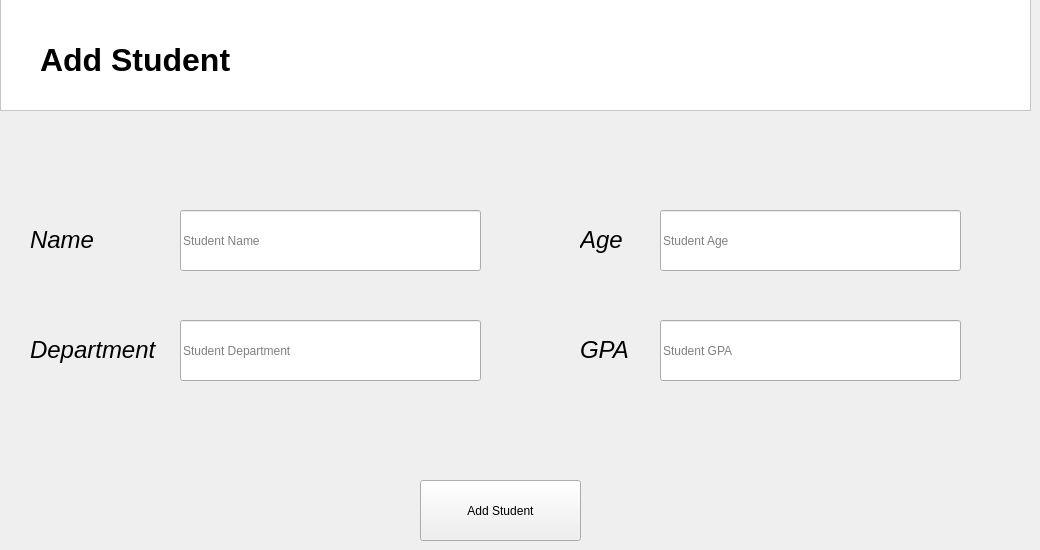
    <widget class="QWidget" name="add_student_page">
     <widget class="QFrame" name="frame_title_2">
      <property name="geometry">
       <rect>
        <x>0</x>
        <y>-10</y>
        <width>1031</width>
        <height>121</height>
       </rect>
      </property>
      <property name="styleSheet">
       <string notr="true">background-color: rgb(255, 255, 255);</string>
      </property>
      <property name="frameShape">
       <enum>QFrame::Shape::StyledPanel</enum>
      </property>
      <property name="frameShadow">
       <enum>QFrame::Shadow::Raised</enum>
      </property>
      <widget class="QLabel" name="label_title">
       <property name="geometry">
        <rect>
         <x>40</x>
         <y>40</y>
         <width>441</width>
         <height>61</height>
        </rect>
       </property>
       <property name="text">
        <string>&lt;html&gt;&lt;head/&gt;&lt;body&gt;&lt;p&gt;&lt;span style=&quot; font-size:24pt; font-weight:700;&quot;&gt;Add Student&lt;/span&gt;&lt;/p&gt;&lt;/body&gt;&lt;/html&gt;</string>
       </property>
      </widget>
     </widget>
     <widget class="QLineEdit" name="field_name">
      <property name="geometry">
       <rect>
        <x>180</x>
        <y>210</y>
        <width>301</width>
        <height>61</height>
       </rect>
      </property>
      <property name="placeholderText">
       <string>Student Name</string>
      </property>
     </widget>
     <widget class="QLabel" name="label_24">
      <property name="geometry">
       <rect>
        <x>30</x>
        <y>210</y>
        <width>81</width>
        <height>61</height>
       </rect>
      </property>
      <property name="styleSheet">
       <string notr="true">background-color: transparent;</string>
      </property>
      <property name="text">
       <string>&lt;html&gt;&lt;head/&gt;&lt;body&gt;&lt;p&gt;&lt;span style=&quot; font-size:18pt; font-style:italic;&quot;&gt;Name&lt;/span&gt;&lt;/p&gt;&lt;/body&gt;&lt;/html&gt;</string>
      </property>
     </widget>
     <widget class="QLabel" name="label_25">
      <property name="geometry">
       <rect>
        <x>580</x>
        <y>210</y>
        <width>81</width>
        <height>61</height>
       </rect>
      </property>
      <property name="styleSheet">
       <string notr="true">background-color: transparent;</string>
      </property>
      <property name="text">
       <string>&lt;html&gt;&lt;head/&gt;&lt;body&gt;&lt;p&gt;&lt;span style=&quot; font-size:18pt; font-style:italic;&quot;&gt;Age&lt;/span&gt;&lt;/p&gt;&lt;/body&gt;&lt;/html&gt;</string>
      </property>
     </widget>
     <widget class="QLineEdit" name="field_age">
      <property name="geometry">
       <rect>
        <x>660</x>
        <y>210</y>
        <width>301</width>
        <height>61</height>
       </rect>
      </property>
      <property name="cursor">
       <cursorShape>IBeamCursor</cursorShape>
      </property>
      <property name="placeholderText">
       <string>Student Age</string>
      </property>
     </widget>
     <widget class="QLabel" name="label_26">
      <property name="geometry">
       <rect>
        <x>30</x>
        <y>320</y>
        <width>151</width>
        <height>61</height>
       </rect>
      </property>
      <property name="styleSheet">
       <string notr="true">background-color: transparent;</string>
      </property>
      <property name="text">
       <string>&lt;html&gt;&lt;head/&gt;&lt;body&gt;&lt;p&gt;&lt;span style=&quot; font-size:18pt; font-style:italic;&quot;&gt;Department&lt;/span&gt;&lt;/p&gt;&lt;/body&gt;&lt;/html&gt;</string>
      </property>
     </widget>
     <widget class="QLineEdit" name="field_dept">
      <property name="geometry">
       <rect>
        <x>180</x>
        <y>320</y>
        <width>301</width>
        <height>61</height>
       </rect>
      </property>
      <property name="placeholderText">
       <string>Student Department</string>
      </property>
     </widget>
     <widget class="QLabel" name="label_27">
      <property name="geometry">
       <rect>
        <x>580</x>
        <y>320</y>
        <width>81</width>
        <height>61</height>
       </rect>
      </property>
      <property name="styleSheet">
       <string notr="true">background-color: transparent;</string>
      </property>
      <property name="text">
       <string>&lt;html&gt;&lt;head/&gt;&lt;body&gt;&lt;p&gt;&lt;span style=&quot; font-size:18pt; font-style:italic;&quot;&gt;GPA&lt;/span&gt;&lt;/p&gt;&lt;/body&gt;&lt;/html&gt;</string>
      </property>
     </widget>
     <widget class="QLineEdit" name="field_gpa">
      <property name="geometry">
       <rect>
        <x>660</x>
        <y>320</y>
        <width>301</width>
        <height>61</height>
       </rect>
      </property>
      <property name="placeholderText">
       <string>Student GPA</string>
      </property>
     </widget>
     <widget class="QPushButton" name="btn_add">
      <property name="geometry">
       <rect>
        <x>420</x>
        <y>480</y>
        <width>161</width>
        <height>61</height>
       </rect>
      </property>
      <property name="cursor">
       <cursorShape>PointingHandCursor</cursorShape>
      </property>
      <property name="text">
       <string>Add Student</string>
      </property>
     </widget>
    </widget>
